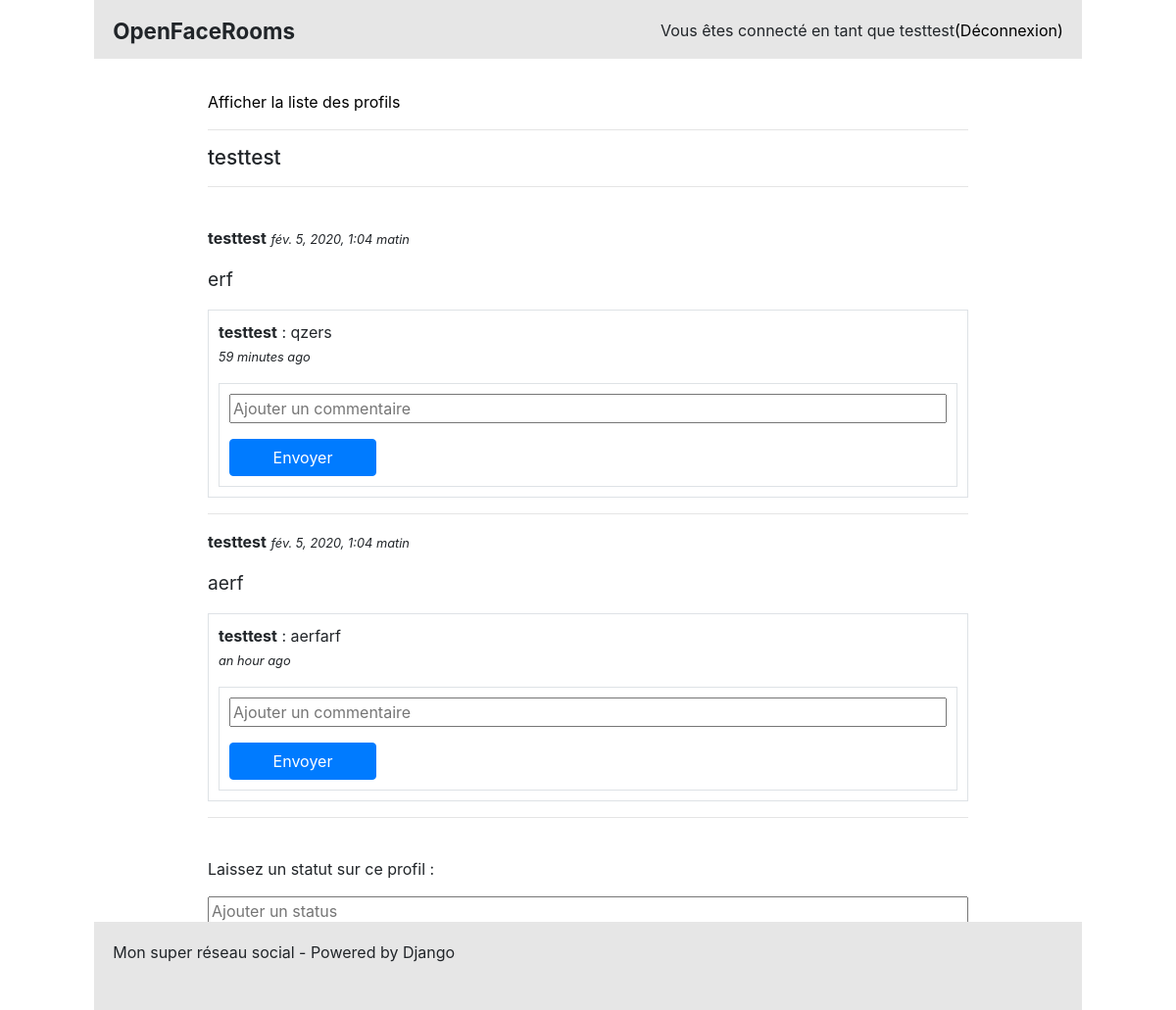
Screenshot of /profile/1 (signed in) with the database file from the repository.
### social/models.py (models this page shows, shortened)
class Profile(models.Model):
    user      = models.CharField(max_length=100, verbose_name="")
    username  = models.CharField(max_length=100, verbose_name="")
    date      = models.DateTimeField(default=timezone.now, verbose_name="Date de création")
    class Meta:
        verbose_name="Profil"
    def __str__(self):
        return self.username

class Message(models.Model):
    content = models.CharField(max_length=100, verbose_name="")
    author  = models.CharField(max_length=100, verbose_name="")
    date    = models.DateTimeField(default=timezone.now, verbose_name="Date de création")

class ProfileStatus(Message):
    profile = models.ForeignKey('Profile', on_delete=models.CASCADE)
    class Meta:
        verbose_name="Statut"
    def __str__(self):
        return self.content

class Message(models.Model):
    content = models.CharField(max_length=100, verbose_name="")
    author  = models.CharField(max_length=100, verbose_name="")
    date    = models.DateTimeField(default=timezone.now, verbose_name="Date de création")

class Comment(Message):
    status  = models.ForeignKey('ProfileStatus', on_delete=models.CASCADE)
    class Meta:
        verbose_name="Commentaire"

### social/views.py (the view)
# urls.py: path('profile/<id>', views.show_profile, name='show_profile'),
def show_profile(request, id):
    try:
        profile = Profile.objects.get(id=id)
    except:
        raise Http404
    statutes = ProfileStatus.objects.filter(profile=profile)
    form = CommentForm(request.POST or None)
    if save_status(request):
        return redirect(show_profile, id)
    elif save_comment(request, form):
        return redirect(show_profile, id)
    return render(request, 'social/show_profile.html', locals())

### social/forms.py
class CommentForm(forms.ModelForm):
    def __init__(self, *args, **kwargs):
        super(CommentForm, self).__init__(*args, **kwargs)
        self.fields['content'].widget.attrs['placeholder'] = "Ajouter un commentaire"
    class Meta:
        model = Comment
        fields = ('content',)

### social/models.py (called while the page is built)
def save_status(request):
    try:
        if request.POST['type_form'] == 'profile_status':
            status = ProfileStatus()
            status.content = request.POST['content']
            status.profile = Profile(id=request.POST['profile'])
            status.author = request.user.username
            status.save()
            return True
    except:
        pass
    return False

def save_comment(request, form):
    try:
        if request.POST['type_form'] == 'comment_status':
            if form.is_valid():
                comment = Comment()
                comment.content = request.POST['content']
                comment.status = ProfileStatus.objects.get(id=request.POST['status'])
                comment.author = request.user.username
                comment.save()
                return True
    except:
        pass
    return False

### social/templates/social/show_profile.html (shortened to what this page needs)
{% extends "base.html" %}
{% load humanize %}
{% block content%}
	<div>
		<p><a href="{% url "list_profiles" %}">Afficher la liste des profils</a></p>
		<hr>
	</div>
	{% if request.user.is_authenticated %}
		<h2>{{ profile }}</h2>
	<hr>
	<br>
	{% for status in statutes %}
		<p>
			{% if status.author == profile.username %}
				<b>{{ status.author }}</b>
			{% else %}
				<b>{{ status.author }}</b> -> <b>{{ status.profile }}</b>
			{% endif %}
			<i>{{ status.date }}</i>
			<div class="status">{{ status }}</div>
		</p>
		<div class="border">
			{% if status.comment_set.all.count > 0 %}
				{% for comment in status.comment_set.all %}
					<p>
						<b>{{ comment.author }}</b> : {{ comment.content }}
						<br>
						<i>{{ comment.date|naturaltime }}</i>
					</p>
				{% endfor %}
			{% endif %}
			<div class="border">
				<form action="{% url "show_profile" profile.id  %}" method="post">
				    {{ form.as_p }}
				    <input class="btn btn-primary" type="submit" value="Envoyer" />
				</form>
			</div>
		</div>
		<hr>
	{% endfor %}
		<br>
		<p>Laissez un statut sur ce profil : </p>
		<form action="{% url "show_profile" profile.id  %}" method="post">
		    <p><input type="text" name="content" placeholder="Ajouter un status"></p>
		</form>
	{% else %}
		<p>Connectez-vous ou inscrivez-vous, pour voir ce profil ! </p>
	{% endif %}
{% endblock%}

### templates/base.html (shortened to what this page needs)
<!doctype html>
<html lang="fr">
  <head>
    <link rel="stylesheet" href="https://stackpath.bootstrapcdn.com/bootstrap/4.4.1/css/bootstrap.min.css">
  </head>
  <body>
  	<header>
		<h1 style="float: left;"><b>OpenFaceRooms</b></h1>
		{% if request.user.is_authenticated %}
			<p style="float: right;">Vous êtes connecté en tant que {{ request.user }} <a style="float: right;" href="/logout">(Déconnexion)</a></p>
		{% else %}
			<div style="float: right;">
				<a style="float: right;" href="/signin"> (Connexion)</a>
				<a style="float: right;" href="/signup"> (Inscription)</a>
			</div>
		{% endif %}
    </header>
  	<div class="content" style="margin: 2em">
    	{% block content %}{% endblock %}
    </div>
    <footer>
		Mon super réseau social - Powered by Django
    </footer>
  </body>
</html>

### templates/base.html (style rules this page uses)
header { position: relative; top: 0; margin-left:8%; margin-right: 8%; width: 84%; height: 60px; padding: 1.2em; background: #E6E6E6; }
.content { padding-right: 15%;padding-left: 15%; }
.status { font-size: 1.2em; }
.border { padding: 10px; }
.btn { width: 150px; }
input { width:100%; }
h1 { font-size: 1.4em; }
h2 { font-size: 1.3em; }
i { font-size: 0.8em; }
a { color: black; }
footer { position: fixed; bottom: 0px; margin-left:8%; margin-right: 8%; width: 84%; height: 90px; padding: 1.2em; background: #E6E6E6; }

### rows the page displays
Profile: username "testtest"
ProfileStatus: author "testtest", date "fév. 5, 2020, 1:04 matin", content "erf"
Comment: author "testtest", content "qzers", date "59 minutes ago"
ProfileStatus: author "testtest", date "fév. 5, 2020, 1:04 matin", content "aerf"
Comment: author "testtest", content "aerfarf", date "an hour ago"

### other values shown
{{ request.user }} "testtest"
